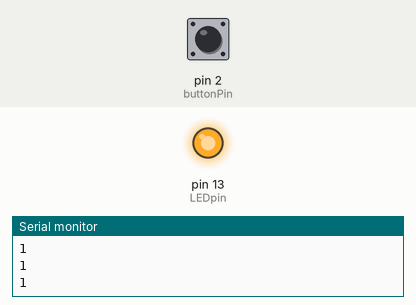
This sketch was run on a simulated Arduino Uno, built with avr-gcc and run on an emulated ATmega328P. Shown: output pins drawn as LEDs (lit = HIGH), the last lines printed to the serial monitor. The inputs (shaded band) are chosen by the test bench; at power-on: pin 2 (buttonPin) HIGH.

Above: at 1.2 s.
1.3 s: pin 2 (buttonPin) pulled LOW for 0.15 s
At 1.38 s:
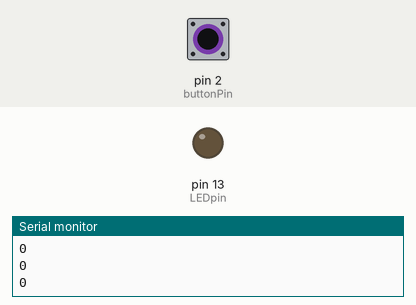
2.9 s: pin 2 (buttonPin) pulled LOW for 3.2 s
At 6.9 s:
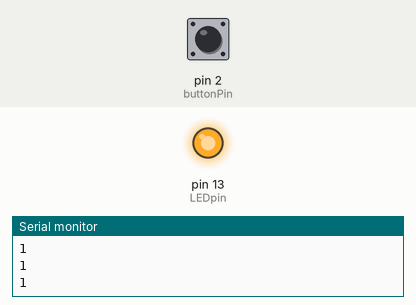
Timing chart, 0 to 8.4 s (numbered marks = the images above; inputs shaded):
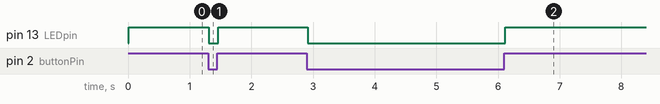

The sketch:

button_simple.ino
```cpp
const int LEDpin = 13;                // declaring a constant integer named LEDpin w/ a value of 13
const int buttonPin = 2;              // declaring a constant integer named buttonpin w/ a value of 2

bool buttonState;                     // declaring a bool (1-bit) named buttonState

void setup()                          // Setup runs once at beginning of sketch
{
  pinMode(LEDpin, OUTPUT);            // set LED pin to output
  pinMode(buttonPin, INPUT_PULLUP);   // set button pin to use internal Pull-Up resistor
                                      //with internal pull-up, button will be 0 when ON and 1 when OFF
  Serial.begin(38400);                // set rate of Serial port (needs to match Serial Monitor rate)
}

void loop()                               // Loop runs forever, until power off or reset
{
  buttonState = digitalRead(buttonPin);   // button state equals button pin input
  delay(10);                              // wait 10ms for button to "settle down", debounce

  Serial.println(buttonState);            // print current button state to Serial Monitor

  if (buttonState == HIGH)                // if button is pressed...
  {
    digitalWrite(LEDpin, HIGH);           // turn on LED
  }
  else                                    // unless button is not pressed, then...
  {
    digitalWrite(LEDpin, LOW);            // turn off LED
  }

}                                         // end of loop
```

Measured:
- after the input at 1.3 s, pin 13 (LEDpin): HIGH → LOW at once, → HIGH 0.15 s later
- after the input at 2.9 s, pin 13 (LEDpin): HIGH → LOW at once, → HIGH 3.2 s later
